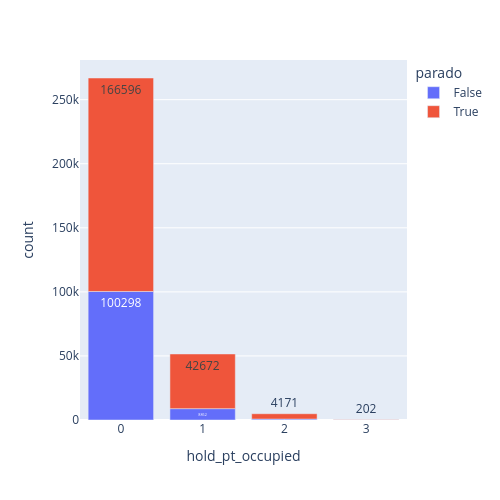

Notebook cell for this chart:
### Markdown cell above
Vemos que el queue_length está relacionado con parado, pues ya a partir de queue_length = 1 se nota que la mayor proporción es de los parados.

### Code cell
counts = df.groupby('parado').hold_pt_occupied.value_counts().reset_index()
counts.columns = ['parado', 'hold_pt_occupied', 'count']
fig = px.bar(counts, x='hold_pt_occupied', y='count', color='parado', text='count',width=500, height=500)
fig.show()

### Figure 1 — Plotly figure (JSON) as saved in the notebook; plotly's stock layout.template omitted (floating-point values rounded to 4 significant figures)
{"data": [{"alignmentgroup": "True", "hovertemplate": "parado=False<br>hold_pt_occupied=%{x}<br>count=%{text}<extra></extra>", "legendgroup": "False", "marker": {"color": "#636efa", "pattern": {"shape": ""}}, "name": "False", "offsetgroup": "False", "orientation": "v", "showlegend": true, "text": [100298, 8862, 732, 32], "textposition": "auto", "type": "bar", "x": [0, 1, 2, 3], "xaxis": "x", "y": [100298, 8862, 732, 32], "yaxis": "y"}, {"alignmentgroup": "True", "hovertemplate": "parado=True<br>hold_pt_occupied=%{x}<br>count=%{text}<extra></extra>", "legendgroup": "True", "marker": {"color": "#EF553B", "pattern": {"shape": ""}}, "name": "True", "offsetgroup": "True", "orientation": "v", "showlegend": true, "text": [166596, 42672, 4171, 202], "textposition": "auto", "type": "bar", "x": [0, 1, 2, 3], "xaxis": "x", "y": [166596, 42672, 4171, 202], "yaxis": "y"}], "layout": {"barmode": "relative", "height": 500, "legend": {"title": {"text": "parado"}, "tracegroupgap": 0}, "margin": {"t": 60}, "width": 500, "xaxis": {"anchor": "y", "domain": [0, 1], "title": {"text": "hold_pt_occupied"}}, "yaxis": {"anchor": "x", "domain": [0, 1], "title": {"text": "count"}}}}
